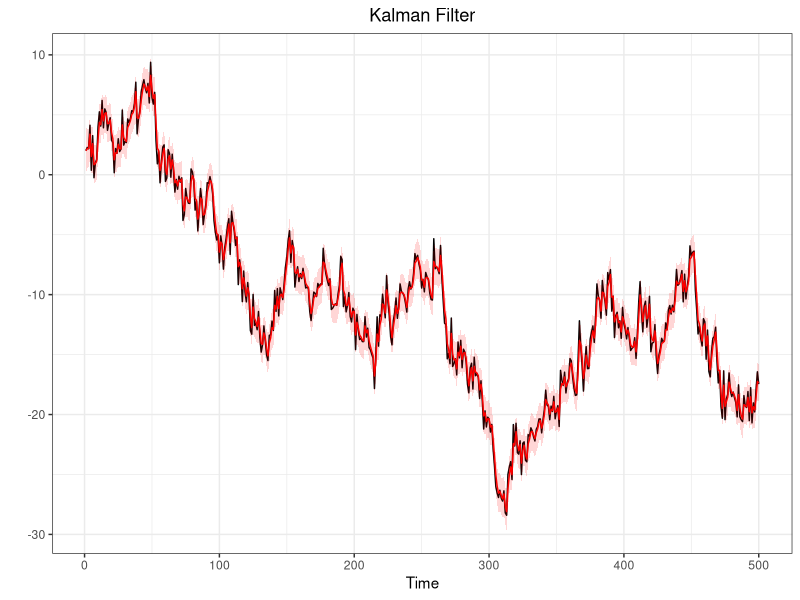
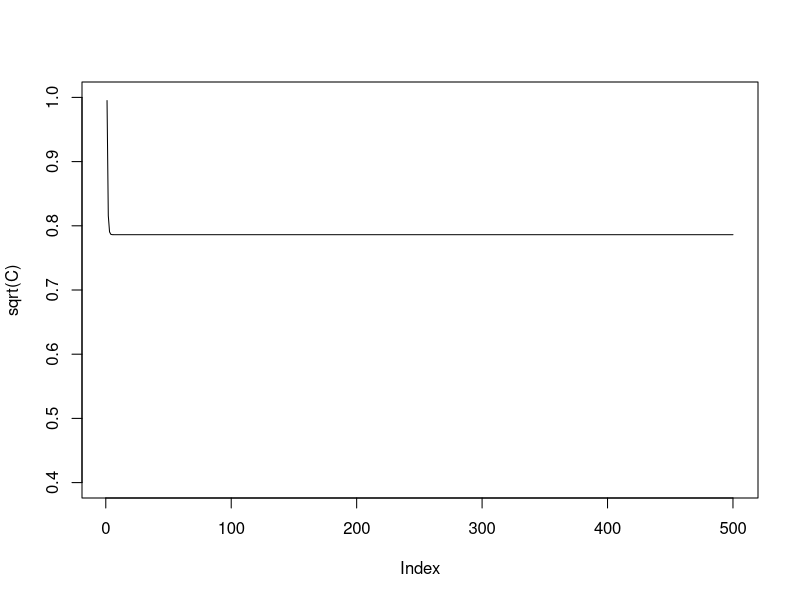

R code for these plots, in order: (Note: this script raises an error after producing the figures.)
#@@@@@@@@@@@@@@@@@@@@##
#   SMC: FILTERING    #
#@@@@@@@@@@@@@@@@@@@@##
library(ggplot2)
q025=function(x){quantile(x,0.025)}
q975=function(x){quantile(x,0.975)}


#Generate a random walk plus noise
#---------------------------------
#n = sample dim
#sigma = obs noise variance
#tau = state noise variance
#x0 = init state

dlm.sim = function(n,sigma,tau,x0){
  x    = rep(0,n)  #state process
  y    = rep(0,n)  #obs process
  x[1] = rnorm(1,x0,tau)
  y[1] = rnorm(1,x[1],sigma)
  for (t in 2:n){
    x[t] = rnorm(1,x[t-1],tau)
    y[t] = rnorm(1,x[t],sigma)
  }
  return(list(x=x,y=y))
}

#Filtering, using data
#---------------------
#y = observed data

DLM<-function(data,sig2,tau2,m0,C0,smooth){
  n  = length(data)
  m  = rep(0,n)
  C  = rep(0,n)
  s = rep(0,n)
  S = rep(0,n)
  B  = rep(0,n-1)
  for (t in 1:n){
    if (t==1){
      a = m0
      R = C0 + tau2
    }else{
      a = m[t-1]
      R = C[t-1] + tau2
    }
    A = R/(R+sig2)
    m[t] = (1-A)*a + A*y[t]
    C[t] = A*sig2
    B[t-1] = C[t]/(C[t]+tau2)
  }
  s[n] = m[n]
  S[n] = C[n]
  for (t in (n-1):1){
    s[t] = (1-B[t])*m[t]+B[t]*s[t+1]
    S[t] = (1-B[t])*C[t]+B[t]^2*S[t+1]
  }
  return(list(m=m,C=C,s=s,S=S))
}


#Generate a random walk plus noise
#---------------------------------
n=500
tau2=1
sigma2=1
sigma=sqrt(sigma2)
tau=sqrt(tau2)
x0=0

sim<-dlm.sim(n,sigma,tau,x0)
y<-sim$y
x<-sim$x

#Kalman Filter
#-------------
m0=0
C0=100
filtval<-DLM(y,sigma2,tau2,m0,C0)
m<-filtval$m
C<-filtval$C
Low = m + qnorm(0.025)*sqrt(C)
Up = m + qnorm(0.975)*sqrt(C)

#Put everything in a data frate (for ggplot)
timeframe<-c(1:length(y))
DLM.df<-data.frame(timeframe,y,x,m,C,Low,Up)

#Plots (observetions in black and filtered states in red)
ggplot(DLM.df,aes(x=timeframe))+
  geom_line(aes(y=y))+
  geom_line(aes(y=m),col="red")+
  geom_ribbon(aes(ymin = Low, ymax = Up),
              fill="red",alpha=0.16) +
  labs(x="Time",
       y="")+
  ggtitle("Kalman Filter")+
  theme_bw()+
  theme(plot.title = element_text(hjust = 0.5))

#Sequential Importance Sampling
#------------------------------
#This function produce sequential importance samples
#for Space state model that have linear gaussian state process
#y=data
#N=n°sample produced
#m0,c0,tau and sigma specified as above
#It returns xs,ws and ess which are respectively the filtered states
#the relative weight and the effective sample size for any period.

SISfun<-function(data,N,m0,C0,tau,sigma,smooth){
  xs<-NULL
  ws<-NULL
  ess<-NULL
  x  = rnorm(N,m0,sqrt(C0))
  w  = rep(1/N,N)
  for(t in 1:length(data)){
    x    = rnorm(N,x,tau)                   #sample from N(x_{0},tau)
    w    = w*dnorm(data[t],x,sigma)         #update weight
    xs = rbind(xs,x)
    ws = rbind(ws,w)
    
    wnorm= w/sum(w)                         #normalized weight
    ESS  = 1/sum(wnorm^2)                   #effective sample size
    
    ess =rbind(ess,ESS)
  }
  
  if(smooth){
    xb = matrix(0,n,N)
    for (j in 1:N){
      xb[n,j] = xs[n,j]
      for (t in (n-1):1){
        w = dnorm(xb[t+1,j],xs[t,],tau)
        w = w/sum(w)
        xb[t,j] = sample(xs[t,],size=1,prob=w)
      }
    }
    return(list(xs=xs,ws=ws,ess=ess,xb=xb))
  }else{}
  
  return(list(xs=xs,ws=ws,ess=ess))
}

#Nota: il SIS così costruito (Chopin-Papastiliopoluos) 
#ha problemi con i pesi infatti wnorm dopo un po di iteraioni 
#è un vettore (0,0,...,0,1) dopodichè da errore

#Sequential Importance Sampling with Resampling
#----------------------------------------------
SISRfun<-function(data,N,m0,C0,tau,sigma,smooth){
  if(missing(smooth)){smooth=F}
  ws  = NULL
  xs  = NULL
  ess = NULL
  x   = rnorm(N,m0,sqrt(C0))
  w   = rep(1/N,N)
  n   = length(data)
  for (t in 1:n){
    x1  = rnorm(N,x,tau)
    w1   = w*dnorm(data[t],x1,sigma)
    x   = sample(x1,size=N,replace=T,prob=w1)
    w   = rep(1/N,N)
    
    xs  = rbind(xs,x)
    ws  = rbind(ws,w)
    
    wnorm   = w/sum(w)
    ESS = 1/sum(wnorm^2)
    ess = c(ess,ESS)
  }
  if(smooth){
    xb = matrix(0,n,N)
    for (j in 1:N){
      xb[n,j] = xs[n,j]
      for (t in (n-1):1){
        w = dnorm(xb[t+1,j],xs[t,],tau)
        w = w/sum(w)
        xb[t,j] = sample(xs[t,],size=1,prob=w)
      }
    }
    return(list(xs=xs,ws=ws,ess=ess,xb=xb))
  }else{}
  
  return(list(xs=xs,ws=ws,ess=ess))
}

#Particle Filter
#---------------
PFfun<-function(data,N,m0,C0,tau,sigma){
  xs<-NULL
  ws<-NULL
  ess<-NULL
  x  = rnorm(N,m0,sqrt(C0))
  w  = rep(1/N,N)
   
  for(t in 1:length(data)){
    
    x<-rnorm(N,x,tau)
    w1<-w*dnorm(data[t],x,sigma)
    
    w = w1/sum(w1)
    ESS  = 1/sum(w^2)
    
    if(ESS<(N/2)){
      index<-sample(N,size=N,replace=T,prob=w)
      x<-x[index]
      w<-rep(1/N,N)
    }else{}
    
    xs = rbind(xs,x)
    ws = rbind(ws,w)
    ess =rbind(ess,ESS)
  }
  return(list(xs=xs,ws=ws,ess=ess))
}



#Guided Particle Filter
#----------------------
GPFfun<-function(data,N,m0,C0,tau,sigma){
  xs<-NULL
  ws<-NULL
  ess<-NULL
  x  = rnorm(N,m0,sqrt(C0))
  w  = rep(1/N,N)
  
  for(t in 1:length(data)){
    
    xprev<-x
    x<-rnorm(N,x,tau)
    w1<-w*dnorm(data[t],x,sigma)*dnorm(x,xprev,tau)*I(x>0)/dnorm(x,xprev,tau)
    
    w = w1/sum(w1)
    ESS  = 1/sum(w^2)
    
    if(ESS<(N/2)){
      index<-sample(N,size=N,replace=T,prob=w)
      x<-x[index]
      w<-rep(1/N,N)
    }else{}
    
    xs = rbind(xs,x)
    ws = rbind(ws,w)
    ess =rbind(ess,ESS)
  }
  return(list(xs=xs,ws=ws,ess=ess))
}

a<-PFfun(y,1000,0,100,1,1)
s<-sample(a$xs[200,],replace=T,prob=a$ws[200,])
#
#
#Guided Particle Filter
#----------------------
GPFfun<-function(data,N,m0,C0,tau,sigma){
  xs<-NULL
  ws<-NULL
  ess<-NULL
  x  = rnorm(N,m0,sqrt(C0))
  w  = rep(1/N,N)
  
  for(t in 1:length(data)){
    
    xprev<-x
    x<-rnorm(N,x,tau)
    w1<-w*dnorm(data[t],x,sigma)*dunif(x,xprev,xprev+10)/dnorm(x,xprev,tau)
    
    w = w1/sum(w1)
    ESS  = 1/sum(w^2)
    
    if(ESS<(N/2)){
      index<-sample(N,size=N,replace=T,prob=w)
      x<-x[index]
      w<-rep(1/N,N)
    }else{}
    
    xs = rbind(xs,x)
    ws = rbind(ws,w)
    ess =rbind(ess,ESS)
  }
  return(list(xs=xs,ws=ws,ess=ess))
}



#Auxiliary Particle Filter (ESS-based resampling)
#------------------------------------------------
APFfun<-function(data,N,m0,C0,tau,sigma){
  xs<-NULL
  ws<-NULL
  ess<-NULL
  x  = rnorm(N,m0,sqrt(C0))
  w  = rep(1/N,N)
  
  for(t in 1:length(data)){
    
    weight = w*dnorm(data[t],x,sigma)
    k   = sample(1:N,size=N,replace=TRUE,prob=weight)
    x1   = rnorm(N,x[k],tau)
    lw  = dnorm(data[t],x1,sigma,log=TRUE)-dnorm(data[t],x[k],sigma,log=TRUE)
    w   = exp(lw)
    w   = w/sum(w)
    ESS  = 1/sum(w^2)
    
    if(ESS<(N/2)){
      index<-sample(N,size=N,replace=T,prob=w)
      x1<-x1[index]
      w<-rep(1/N,N)
    }else{}
    
    x <- x1
    xs = rbind(xs,x)
    ws = rbind(ws,w)
    ess =rbind(ess,ESS)
    
  }
  return(list(xs=xs,ws=ws,ess=ess))
}

#APF no ESS based resampling
#---------------------------
NAMEfun<-function(data,N,m0,C0,tau,sigma,smooth){
  if(missing(smooth)){smooth=F}
  ws  = NULL
  xs  = NULL
  ess = NULL
  x   = rnorm(N,m0,sqrt(C0))
  w   = rep(1/N,N)
  for (t in 1:n){
    w0  = w*dnorm(data[t],x,sigma)
    k   = sample(1:N,size=N,replace=TRUE,prob=w0)
    x1  = rnorm(N,x[k],tau)
    lw  = dnorm(data[t],x1,sigma,log=TRUE)-dnorm(data[t],x[k],sigma,log=TRUE)
    w   = exp(lw-max(lw))
    w   = w/sum(w)
    ESS = 1/sum(w^2)
    x   = sample(x1,size=N,replace=T,prob=w)
    xs  = rbind(xs,x)
    ws  = rbind(ws,w/sum(w))
    ess = c(ess,ESS)
  }
  
  if(smooth){
    xb = matrix(0,n,N)
    for (j in 1:N){
      xb[n,j] = xs[n,j]
      for (t in (n-1):1){
        w = dnorm(xb[t+1,j],xs[t,],tau)
        w = w/sum(w)
        xb[t,j] = sample(xs[t,],size=1,prob=w)
      }
    }
    return(list(xs=xs,ws=ws,ess=ess,xb=xb))
  }else{}
  
  return(list(xs=xs,ws=ws,ess=ess))
}

# Liu and West filter
# -------------------
set.seed(8642)
N      = 10

LWfun<-function(data,N,m0,C0,alphav,betav,alphaw,betaw,delta){
  
  xs     = rnorm(N,m0,sqrt(C0))
  if(missing(c(alphav,betav,alphaw,betaw))){
    pars   = cbind(runif(N,0,10),runif(N,0,10))
  }else{
  pars   = cbind(rgamma(N,shape=alphav,scale=betav),rgamma(N,shape=alphaw,scale=betaw))
  }
  a      = (3*delta-1)/(2*delta)
  h2     = 1-a^2
  parss  = array(0,c(N,2,n))
  xss    = NULL
  ws     = NULL
  ESS    = NULL
  w      = rep(1/N,N)
  for (t in 1:length(data)){
    meanV = weighted.mean(pars[,1],w)
    varV  = weighted.mean((pars[,1]-meanV)^2,w)
    meanW = weighted.mean(pars[,2],w)
    varW  = weighted.mean((pars[,2]-meanW)^2,w)
    
    muV = a*pars[,1]+(1-a)*meanV
    sigma2V = (1-a^2)*varV
    alphaV = muV^2/sigma2V
    betaV = muV/sigma2V
    
    muW = a*pars[,1]+(1-a)*meanW
    sigma2W = (1-a^2)*varW
    alphaW = muW^2/sigma2W
    betaW = muW/sigma2W
    
    weight      = w*dnorm(data[t],xs,sqrt(muV))
    k           = sample(1:N,size=N,replace=T,prob=weight)
    
    pars[,1]<-rgamma(N,shape=alphaV[k],rate=betaV[k])
    pars[,2]<-rgamma(N,shape=alphaW[k],rate=betaW[k])
    
    xsprevious<-xs[k]
    xs = rnorm(N,xs[k],sqrt(pars[,2]))
    
    w           = exp(dnorm( data[t],xs,sqrt(pars[,1]),log=T)-
                        dnorm( data[t],xsprevious,sqrt(muV[k]),log=T))
    w           = w/sum(w)
    ESS         = 1/sum(w^2)
    
    if(ESS<(N/2)){
      index<-sample(N,size=N,replace=T,prob=w)
      xs<-xs[index]
      pars<-pars[index,]
      w<-rep(1/N,N)
    }else{
      xs<-xs
      pars<-pars
    }
    
    
    xss         = rbind(xss,xs)
    parss[,,t]  = pars 
    ws          = rbind(ws,w)
  }
  return(list(xss=xss,parss=parss,ws=ws))
}




#.................................................
#Filtervalues is a function that computes the mean
#and the variance of a SISR already estimated (post estimation command)
Filtervalues<-function(fun){
  xhat<-sapply(1:n,function(i)
    weighted.mean(fun$xs[i,],fun$ws[i,]))
  sdhat<-sapply(1:n,function(i)
    sqrt(weighted.mean((fun$xs[i,]-xhat[i])^2,fun$ws[i,])))
  
  return(list(mean=xhat,sd=sdhat))
  
}
#Example of Comparison (do in GGPLOT if possible)
N<-1000
h<-SISRfun(y,N,m0,C0,tau,sigma)
Var<-Filtervalues(h)$var
plot(sqrt(C),type="l",ylim=c(0.4,1))
par(new=T)
plot(Var,type="l",col="red",ylim=c(0.4,1))

#Filterplot is a function similar to Filtervalues 
#returning plots of median and quantiles
Filterplot<-function(data,fun,title){
  require(ggplot2)
  mx = apply(fun$xs,1,median)
  lx = apply(fun$xs,1,q025)
  ux = apply(fun$xs,1,q975)
  
  timeframe<-c(1:length(data))
  df<-data.frame(timeframe,data,mx,lx,ux)
  
  ggplot(df,aes(x=timeframe))+
    geom_line(aes(y=data))+
    geom_line(aes(y=mx),col="red")+
    geom_ribbon(aes(ymin = lx, ymax = ux),
                fill="red",alpha=0.16) +
    labs(x="Time",
         y="")+
    ggtitle(title)+
    theme_bw()+
    theme(plot.title = element_text(hjust = 0.5))
}

Smoothplot<-function(data,fun,title){
  require(ggplot2)
  mx = apply(fun$xb,1,median)
  lx = apply(fun$xb,1,q025)
  ux = apply(fun$xb,1,q975)
  
  timeframe<-c(1:length(data))
  df<-data.frame(timeframe,data,mx,lx,ux)
  
  ggplot(df,aes(x=timeframe))+
    geom_line(aes(y=data))+
    geom_line(aes(y=mx),col="blue")+
    geom_ribbon(aes(ymin = lx, ymax = ux),
                fill="red",alpha=0.16) +
    labs(x="Time",
         y="")+
    ggtitle(title)+
    theme_bw()+
    theme(plot.title = element_text(hjust = 0.5))
  
}


